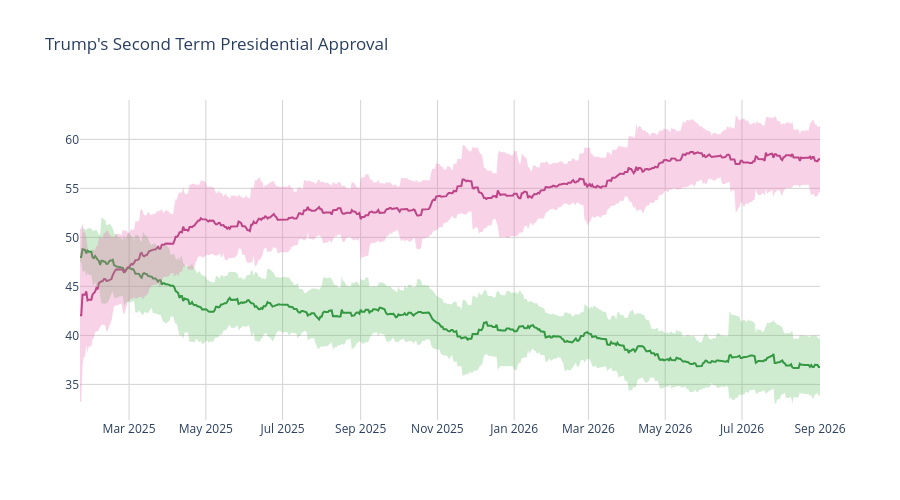

The cell this chart's notebook holds for it:
### Code cell
disappr_ci_hex = "#e86eaf"
appr_ci_hex = "#60be65"
disappr_ci_rgba = "rgba(232, 110, 175, 0.3)"
appr_ci_rgba = "rgba(96, 190, 101, 0.3)"
grid_col = "#d4d2d2"


# Approve
fig = go.Figure(go.Scatter(
    x=pres['end_date'],
    y=pres['approve'],
    hovertemplate="%{y:.2f}%",
    name="<b>Approve</b>",
    line=dict(color="#228833"),
    showlegend=False
))

# Disapprove
fig.add_trace(go.Scatter(
    x=pres['end_date'],
    y=pres['disapprove'],
    hovertemplate="%{y:.2f}%",
    name="<b>Disapprove</b>",
    line=dict(color="#aa3377"),
    showlegend=False
    )
)

# Approve CI
fig.add_traces([

    # Upper bound
    go.Scatter(
        x=pres['end_date'],
        y=pres['approve_upper_ci'],
        marker=dict(color=appr_ci_hex),
        line=dict(width=0),
        mode='lines',
        showlegend=False,
        hoverinfo="skip"
    ),

    # Lower bound
    go.Scatter(
        x=pres['end_date'],
        y=pres['approve_lower_ci'],
        marker=dict(color=appr_ci_hex),
        line=dict(width=0),
        mode='lines',
        fillcolor=appr_ci_rgba,
        fill="tonexty",
        showlegend=False,
        hoverinfo="skip"
    )
])

# Disapprove CI
fig.add_traces([

    # Upper bound
    go.Scatter(
        x=pres['end_date'],
        y=pres['disapprove_upper_ci'],
        marker=dict(color=disappr_ci_hex),
        line=dict(width=0),
        mode='lines',
        showlegend=False,
        hoverinfo="skip"
    ),

    # Lower bound
    go.Scatter(
        x=pres['end_date'],
        y=pres['disapprove_lower_ci'],
        marker=dict(color=disappr_ci_hex),
        line=dict(width=0),
        mode='lines',
        fillcolor=disappr_ci_rgba,
        fill="tonexty",
        showlegend=False,
        hoverinfo="skip"
    )
])

fig.update_layout(
    title=dict(text="Trump's Second Term Presidential Approval"),
    hovermode="x"
)

fig.update_xaxes(gridcolor=grid_col)
fig.update_yaxes(gridcolor=grid_col)

fig.update_layout(hovermode="x", hoverlabel_align="right", plot_bgcolor="rgba(0, 0, 0, 0)", height=500)
fig.show()

### Figure 1 — Plotly figure (JSON) as saved in the notebook; plotly's stock layout.template omitted (floating-point values rounded to 4 significant figures; data arrays with more than 128 entries replaced by an {"elided": "..."} marker saying what was removed)
{"data": [{"hovertemplate": "%{y:.2f}%", "line": {"color": "#228833"}, "name": "<b>Approve</b>", "showlegend": false, "type": "scatter", "x": {"elided": "589 str values"}, "y": {"elided": "589 float values"}}, {"hovertemplate": "%{y:.2f}%", "line": {"color": "#aa3377"}, "name": "<b>Disapprove</b>", "showlegend": false, "type": "scatter", "x": {"elided": "589 str values"}, "y": {"elided": "589 float values"}}, {"hoverinfo": "skip", "line": {"width": 0}, "marker": {"color": "#60be65"}, "mode": "lines", "showlegend": false, "type": "scatter", "x": {"elided": "589 str values"}, "y": {"elided": "589 float values"}}, {"fill": "tonexty", "fillcolor": "rgba(96, 190, 101, 0.3)", "hoverinfo": "skip", "line": {"width": 0}, "marker": {"color": "#60be65"}, "mode": "lines", "showlegend": false, "type": "scatter", "x": {"elided": "589 str values"}, "y": {"elided": "589 float values"}}, {"hoverinfo": "skip", "line": {"width": 0}, "marker": {"color": "#e86eaf"}, "mode": "lines", "showlegend": false, "type": "scatter", "x": {"elided": "589 str values"}, "y": {"elided": "589 float values"}}, {"fill": "tonexty", "fillcolor": "rgba(232, 110, 175, 0.3)", "hoverinfo": "skip", "line": {"width": 0}, "marker": {"color": "#e86eaf"}, "mode": "lines", "showlegend": false, "type": "scatter", "x": {"elided": "589 str values"}, "y": {"elided": "589 float values"}}], "layout": {"height": 500, "hoverlabel": {"align": "right"}, "hovermode": "x", "plot_bgcolor": "rgba(0, 0, 0, 0)", "title": {"text": "Trump's Second Term Presidential Approval"}, "xaxis": {"gridcolor": "#d4d2d2"}, "yaxis": {"gridcolor": "#d4d2d2"}}}
